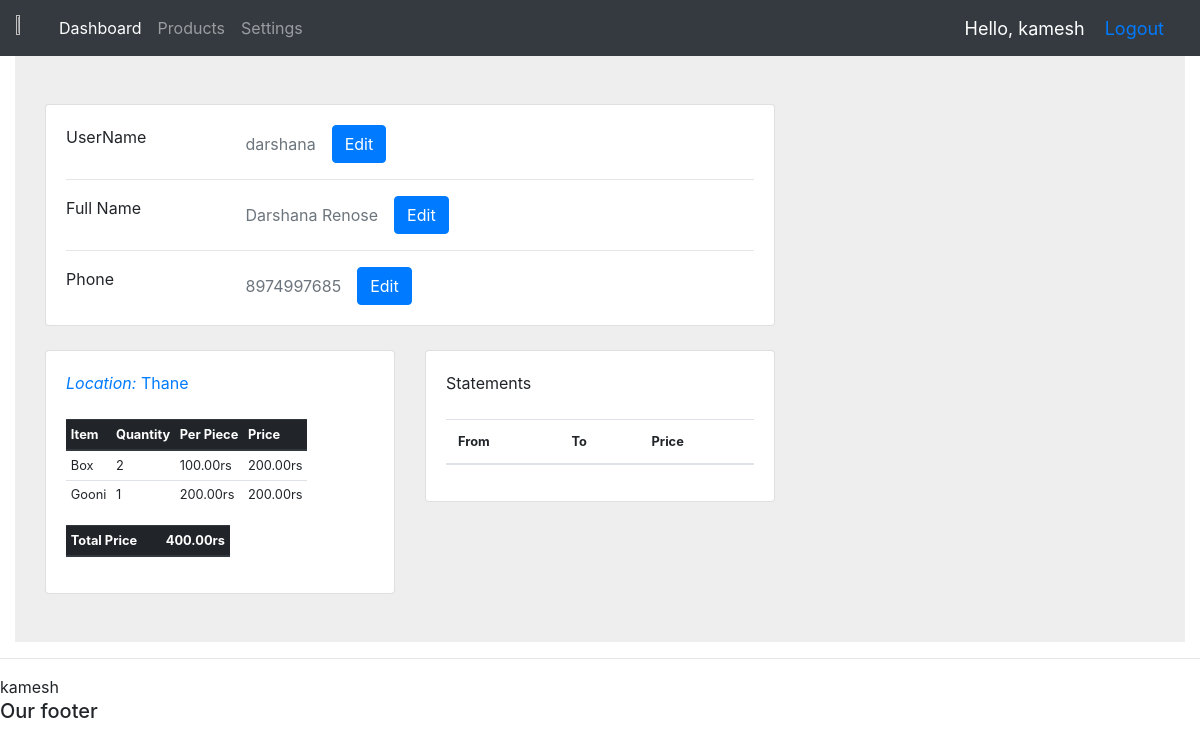
The app's page /userInfo/8/ (signed in) with its own data.
### accounts/models.py (models this page shows, shortened)
class Person(models.Model):
    user = models.OneToOneField(User, on_delete=models.CASCADE, null=True, blank=True)
    full_name = models.CharField(max_length=50, null=True, blank=True)
    number = models.CharField(max_length=15, null=True, blank=True)
    is_owner = models.BooleanField(default=False)
    def get_statement(self):
        raw_statements = StoreStatement.objects.filter(creator=self).order_by('-created_at')
        statements = []
        color_map = {
            "Approved": "bg-success",
            "Rejected": "bg-danger",
            "Pending": "bg-info",
        }
        for each in raw_statements:
            data = each.get_ST_Info()
            data["status"] = color_map[data["status"]]
            statements.append(data)
        return statements
    def has_location(self):
        try:
            self.location
            return True
        except:
            return False
    def get_assigned_location_name(self):
        if self.has_location():
            return self.location
        else:
            return None
    def inventory_for_assigned_location(self):
        if self.has_location():
            return self.location.get_inevn_data()
        else:
            return None

class Location(models.Model):
    name = models.CharField(max_length=50)
    person = models.OneToOneField(
        Person, on_delete=models.SET_NULL, null=True, blank=True
    )
    def get_inevn_data(self):
        ivent = Inventory.objects.filter(location=self)
        lst = []
        total = 0
        for each in ivent:
            data = {
                "name": each.item.name,
                "quan": each.quantity,
                "per": each.item.price,
                "totP": each.price,
            }
            lst.append(data)
            total += data["totP"]
        return {'total_price': total, 'data':lst}
    def __str__(self):
        return self.name

class Item(models.Model):
    name = models.CharField(max_length=50)
    price = models.DecimalField(max_digits=10, decimal_places=2)

### accounts/decorators.py (the view)
    def wrapper(request, *args, **kwargs):
        if request.user.person.is_owner:
            return view_func(request, *args, **kwargs)
        else:
            return redirect('userInfo')

### accounts/models.py (called while the page is built)
    @property
    def price(self):
        return self.quantity * self.item.price

### accounts/views.py (called while the page is built)
def getInfo(user):
    full_name = user.person.full_name
    phone = user.person.number
    inventory_data = user.person.inventory_for_assigned_location()
    location = user.person.get_assigned_location_name()
    statments = user.person.get_statement()
    context = {
        "id": user.person.id,
        "name": full_name,
        "phone": phone,
        "location": location,
        "inventory": inventory_data,
        "statements": statments,
        "username": user.username,
    }
    return context

@login_required(login_url="login")
@owner_required
def userInfoOwn(request, person_id):
    try:
        user = User.objects.get(person__id=person_id)
    except:
        return render(request, 'accounts/my404.html', status=HTTPStatus.NOT_FOUND)
    context = getInfo(user)                                                                   #7 kamesh
    context['owner_view'] = True
    return render(request, "accounts/userInfoEmp.html", context)

### accounts/templates/accounts/userInfoEmp.html (shortened to what this page needs)
{% extends 'accounts/main.html' %}
{% block content %}
<section style="background-color: #eee;">
    <div class="container py-5">
      <div class="row">
        <div class="col-lg-8">
          <div class="card mb-4">
            <div class="card-body">
              <div class="row">
                <div class="col-sm-3">
                  <p class="mb-0">UserName</p>
                </div>
                <div class="col-sm-9 d-flex align-items-center">
                  <p class="text-muted mb-0">{{ username }}</p>
                  {% include 'accounts/editUserName.html' %}
                </div>
              </div>
              <hr>
              <div class="row">
                <div class="col-sm-3">
                  <p class="mb-0">Full Name</p>
                </div>
                <div class="col-sm-9 d-flex align-items-center">
                  <p class="text-muted mb-0">{{ name }}</p>
                  {% include 'accounts/editFullName.html' %}
                </div>
              </div>
              <hr>
              <div class="row">
                <div class="col-sm-3">
                  <p class="mb-0">Phone</p>
                </div>
                <div class="col-sm-9 d-flex align-items-center">
                  <p class="text-muted mb-0">{{ phone }}</p>
                  {% include 'accounts/editNumber.html' %}
                </div>
              </div>
            </div>
          </div>
          <div class="row">
            <div class="col-md-6">
              <div class="card mb-4 mb-md-0">
                <div class="card-body">
                    <p class="mb-4"><span class="text-primary font-italic me-1">Location:</span>
                      {% if location %}
                      <a href="{% url 'locationInfo' location.id %}">
                        {{ location }}
                      </a>
                      {% else %}
                      {{ location }}
                      {% endif %}
                    </p>
                  {% if inventory %}
                  <table class="table table-sm table-responsive" style="font-size: 0.8rem;">
                    <thead class="thead-dark">
                      <tr>
                        <th scope="col">Item</th>
                        <th scope="col">Quantity</th>
                        <th scope="col">Per Piece</th>
                        <th scope="col">Price</th>
                      </tr>
                    </thead>
                    <tbody>
                        {% for each in inventory.data %}
                      <tr >
                        <td>{{each.name}}</td>
                        <td>{{each.quan}}</td>
                        <td>{{each.per}}rs</td>
                        <td>{{each.totP}}rs</td>
                      </tr>
                      {% endfor %}
                    </tbody>
                </table>
                <table class="table table-sm table-responsive" style="font-size: 0.8rem;">
                    <thead class="thead-dark">
                      <tr>
                        <th scope="col">Total Price</th>
                        <th scope="col"></th>
                        <th scope="col"></th>
                        <th scope="col">{{inventory.total_price}}rs</th>
                      </tr>
                    </thead>
                </table>
                {% endif %}
                </div>
              </div>
            </div>
            <div class="col-md-6">
              <div class="card mb-4 mb-md-0">
                <div class="card-body">
                  <p class="mb-4"> Statements
                  </p>
                  <table class="table" style="font-size: 0.8rem;">
                    <thead class="thead">
                      <tr>
                        <th scope="col">From</th>
                        <th scope="col">To</th>
                        <th scope="col">Price</th>
                      </tr>
                    </thead>
                </table>
                </div>
              </div>
            </div>
          </div>
        </div>
      </div>
    </div>
  </section>
  {% endblock %}

### accounts/templates/accounts/main.html (shortened to what this page needs)
<!doctype html>
<html lang="en">
  <head>
    <link rel="stylesheet" href="https://cdn.jsdelivr.net/npm/bootstrap@4.0.0/dist/css/bootstrap.min.css">
  </head>
  <body>
    {% include 'accounts/navbar.html' %}
    <div class="container-fluid">{% block content %} {% endblock %}</div>
    <hr />
    {{request.user}}
    <h5>Our footer</h5>
  </body>
</html>

### accounts/templates/accounts/navbar.html (shortened to what this page needs)
{% load static %}
<nav class="navbar navbar-expand-lg navbar-dark bg-dark">
  <img src="{% static 'images/logo.jpg' %}" width = "3%" height = "3%" />
  <div class="collapse navbar-collapse" id="navbarNav">
    <ul class="navbar-nav">
      <li class="nav-item active">
        <a class="nav-link" href="{% url 'home' %}">Dashboard</a>
      </li>
      <li class="nav-item">
        <a class="nav-link" href="">Products</a>
      </li>
      <li class="nav-item">
        <a class="nav-link" href="">Settings</a>
      </li>
    </ul>
  </div>
  <span class="hello-msg">Hello, {{request.user}}</span>
  <span class="hello-msg"><a href="{% url 'logout' %}">Logout</a></span>
</nav>

### accounts/templates/accounts/navbar.html (style rules this page uses)
.hello-msg { font-size: 18px; color: #fff; margin-right: 20px; }

### records on screen
Person: full_name "Darshana Renose", number "8974997685"
Location: name "Thane"
Item: name "Box", per "100.00"
Item: name "Gooni", per "200.00"

### other values on screen
{{ request.user }} "kamesh"
{{ username }} "darshana"
{{ each.quan }} "2" "1"
{{ each.totP }} "200.00" "200.00"
{{ inventory.total_price }} "400.00"
